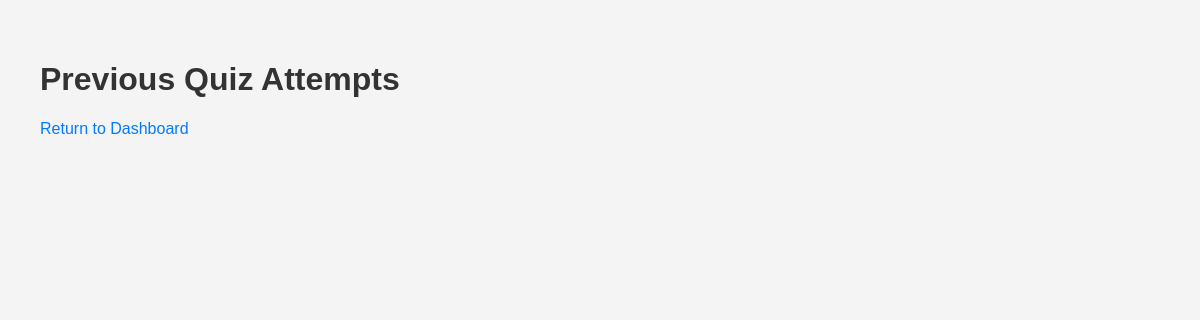
Before: /previous_attempts (signed in) with the older database file.
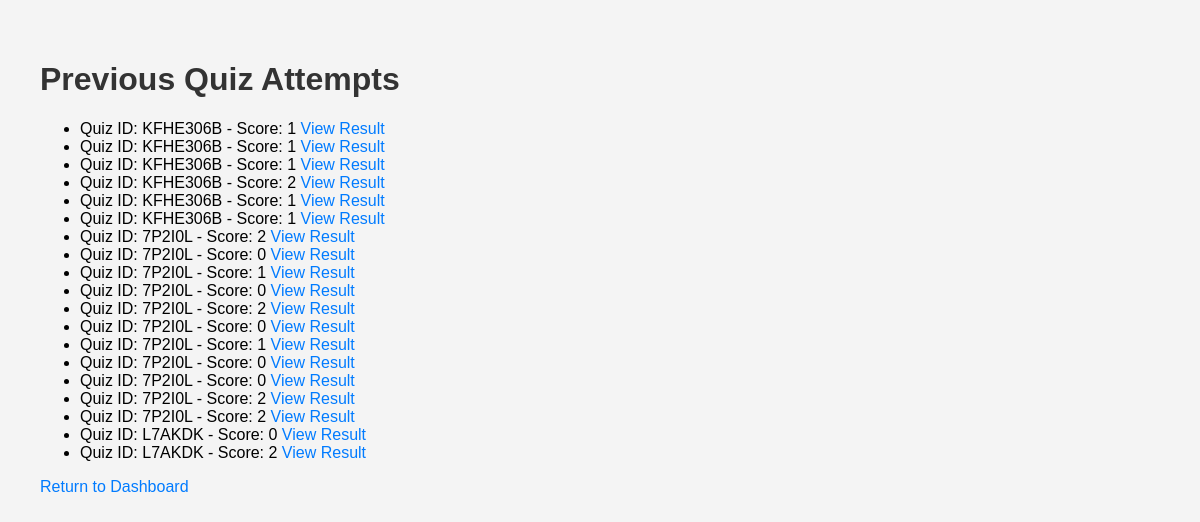
After: the same page with the newer database file.
### app.py (models this page shows)
class QuizAttempt(db.Model):
    id = db.Column(db.Integer, primary_key=True)
    student_id = db.Column(db.Integer, db.ForeignKey('user.id'), nullable=False)
    quiz_id = db.Column(db.String(20), nullable=False)
    user_answers = db.Column(db.Text, nullable=False)  # JSON format
    total_points = db.Column(db.Integer, nullable=False)

### app.py (the view)
@app.route('/previous_attempts')
@login_required
def previous_attempts():
    attempts = QuizAttempt.query.filter_by(student_id=current_user.id).all()
    return render_template('previous_attempts.html', attempts=attempts)

### app.py (called while the page is built)
@login_manager.user_loader
def load_user(user_id):
    return User.query.get(int(user_id))

### templates/previous_attempts.html (shortened to what this page needs)
<!DOCTYPE html>
<html lang="en">
<head>
    <link rel="stylesheet" href="{{ url_for('static', filename='style.css') }}">
</head>
<body>
    <h1>Previous Quiz Attempts</h1>
    <ul>
        {% for attempt in attempts %}
            <li>
                Quiz ID: {{ attempt.quiz_id }} - Score: {{ attempt.total_points }}
                <a href="{{ url_for('quiz_result', attempt_id=attempt.id) }}">View Result</a>
            </li>
        {% endfor %}
    </ul>
    <a href="{{ url_for('student_dashboard') }}">Return to Dashboard</a>
</body>
</html>

### static/style.css (style rules this page uses)
body { font-family: Arial, sans-serif; margin: 20px; padding: 20px; background-color: #f4f4f4; }
h1 { color: #333; }
a { color: #007bff; text-decoration: none; }

Changed rows visible on the page:
added QuizAttempt: quiz_id "KFHE306B", total_points "1"
added QuizAttempt: quiz_id "KFHE306B", total_points "1"
added QuizAttempt: quiz_id "KFHE306B", total_points "1"
added QuizAttempt: quiz_id "KFHE306B", total_points "2"
added QuizAttempt: quiz_id "KFHE306B", total_points "1"
added QuizAttempt: quiz_id "KFHE306B", total_points "1"
added QuizAttempt: quiz_id "7P2I0L", total_points "2"
added QuizAttempt: quiz_id "7P2I0L", total_points "0"
added QuizAttempt: quiz_id "7P2I0L", total_points "1"
added QuizAttempt: quiz_id "7P2I0L", total_points "0"
added QuizAttempt: quiz_id "7P2I0L", total_points "2"
added QuizAttempt: quiz_id "7P2I0L", total_points "0"
added QuizAttempt: quiz_id "7P2I0L", total_points "1"
added QuizAttempt: quiz_id "7P2I0L", total_points "0"
added QuizAttempt: quiz_id "7P2I0L", total_points "0"
added QuizAttempt: quiz_id "7P2I0L", total_points "2"
added QuizAttempt: quiz_id "7P2I0L", total_points "2"
added QuizAttempt: quiz_id "L7AKDK", total_points "0"
added QuizAttempt: quiz_id "L7AKDK", total_points "2"
